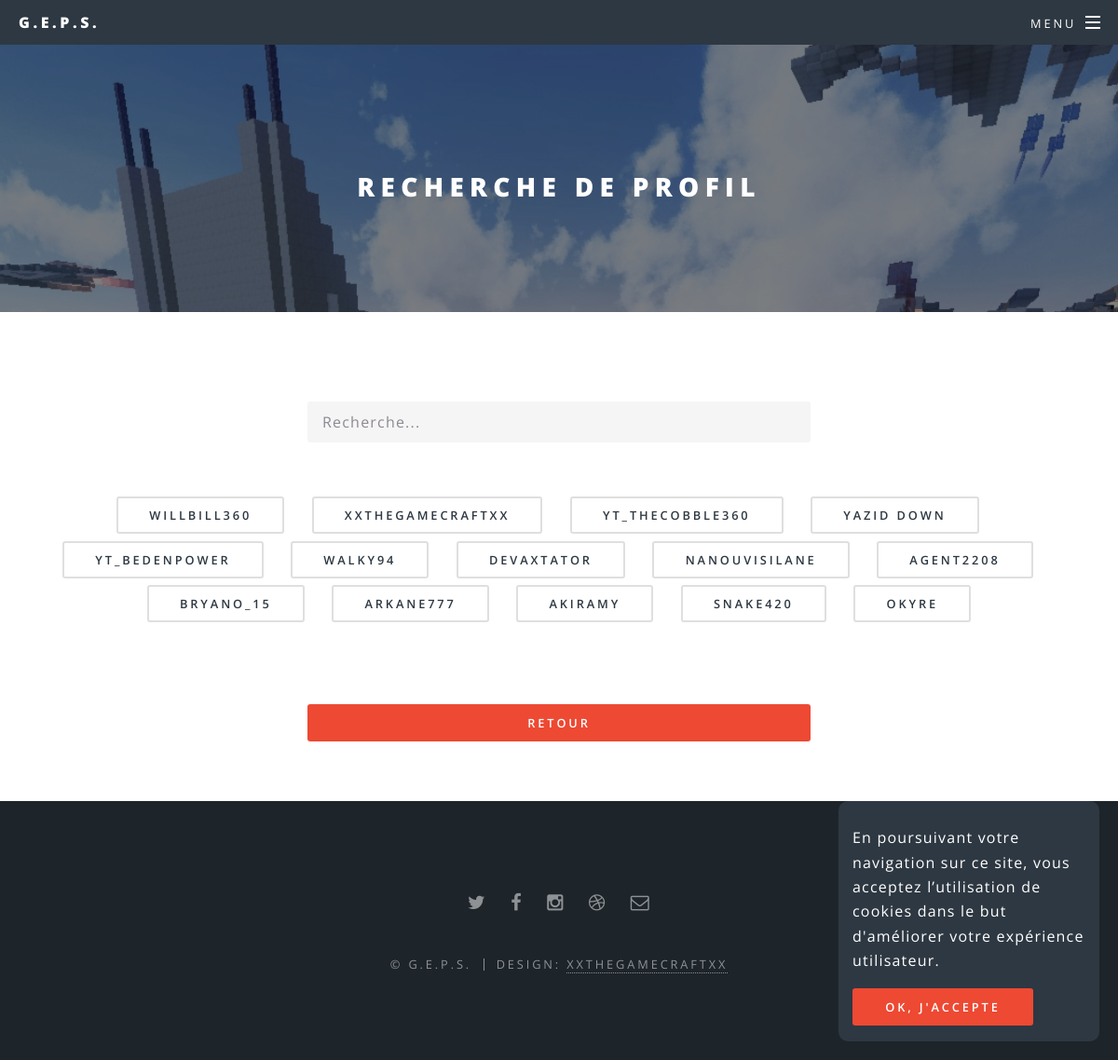
Screenshot of /profil-browser.php (signed in) with the database file from the repository.
### tables this page shows
CREATE TABLE IF NOT EXISTS `membres` (
  `id` int(11) NOT NULL AUTO_INCREMENT,
  `pseudo` varchar(255) NOT NULL,
  `mail` varchar(255) NOT NULL,
  `motdepasse` text NOT NULL,
  `ip` varchar(255) NOT NULL,
  `nom` varchar(255) NOT NULL,
  `prenom` varchar(255) NOT NULL,
  `age` int(11) NOT NULL,
  `sexe` varchar(255) NOT NULL,
  `pays` varchar(255) NOT NULL,
  `insc_date` varchar(255) NOT NULL,
  `grade` int(11) NOT NULL,
  `asTS` varchar(255) NOT NULL,
  `monthLeft` varchar(255) NOT NULL,
  PRIMARY KEY (`id`)
);

### config.php (called while the page is built, shortened)
<?php
if(isset($_COOKIE['accept_cookie'])) {
   $showcookie = false;
} else {
   $showcookie = true;
}
require_once('footer.php');
?>

### profil-browser.php (the view, shortened to what this page needs)
<!DOCTYPE HTML>
<?php
include_once('config.php');
if($isLocal == true) {
	$bdd = new PDO('mysql:host=127.0.0.1;dbname=espace_membre', 'root', '');
} else {
	$bdd = new PDO('mysql:host=mysql.hostinger.fr;dbname=u924407628_mbre', 'u924407628_geps', '0Otfk4rNnz');
}
$pseudo = $bdd->query('SELECT pseudo, id FROM membres ORDER BY id ASC');
?>
<?php
	if(isset($_SESSION['grade']) AND $_SESSION['grade'] == 1) {
?>
<html>
	<head>
		<link rel="stylesheet" href="assets/css/main.css" />
	</head>
	<body>
			<div id="page-wrapper">
					<header id="header">
						<h1><a href="index">G.E.P.S.</a></h1>
						<nav id="nav">
							<ul>
								<li class="special">
									<a href="#menu" class="menuToggle"><span>Menu</span></a>
								</li>
							</ul>
						</nav>
					</header>
					<article id="main">
						<header>
							<h2>Recherche de profil</h2>
						</header>
						<section class="wrapper style5">
							<div align="center" class="inner">
								<form method="GET">
									<div class="6u$ 12u$(xsmall)" style="float:none;">
								   		<input type="text" name="q" placeholder="Recherche..." value="<?php if(isset($q)){echo $q;} ?>"/><br/>
								   	</div>
								</form>
								<?php if($pseudo->rowCount() > 0) { ?>
								<div class="12u$">
								   <ul class="actions">
								   <?php while($a = $pseudo->fetch()) { ?>
								      <li><a class="button" href="profil-viewer?id=<?php echo $a['id']; ?>"><?= $a['pseudo'] ?></a></li>
								   <?php } ?>
								   </ul>
								</div>
								<?php } else { ?>
									Aucun résultat pour: <?= $q ?>...
								<?php } ?>
								<div style="margin-top:80px;" class="6u 12u$(medium)">
									<ul style="margin-bottom:0px;" class="actions fit">
										<li><a href="profil?id=<?= $_SESSION['id'] ?>" class="button fit special">Retour</a></li>
									</ul>
								</div>
							</div>
						</section>
					</article>
					<footer id="footer">
						<ul class="icons">
							<li><a href="#" class="icon fa-twitter"><span class="label">Twitter</span></a></li>
							<li><a href="#" class="icon fa-facebook"><span class="label">Facebook</span></a></li>
							<li><a href="#" class="icon fa-instagram"><span class="label">Instagram</span></a></li>
							<li><a href="#" class="icon fa-dribbble"><span class="label">Dribbble</span></a></li>
							<li><a href="#" class="icon fa-envelope-o"><span class="label">Email</span></a></li>
						</ul>
						<ul class="copyright">
							<li>&copy; G.E.P.S.</li><li>Design: <a href="http://xxthegamecraft.xyz">XxTheGamecraftxX</a></li>
						</ul>
					</footer>
			</div>
	</body>
</html>
<?php
	} else {
		header("Location: connexion");
	}
?>

### footer.php
<?php if($showcookie) { ?>
<div class="notification-box">
	<div id="cookie_box" class="item cookie-alert">
		<p>En poursuivant votre navigation sur ce site, vous acceptez l’utilisation de cookies dans le but d'améliorer votre expérience utilisateur.</p><a class="button special" href="accept_cookie.php">OK, J'accepte</a>
	</div>
</div>
<?php } ?>

### rows the page displays
membres: pseudo "WILLBILL360"
membres: pseudo "XXTHEGAMECRAFTXX"
membres: pseudo "YT_THECOBBLE360"
membres: pseudo "YAZID DOWN"
membres: pseudo "YT_BEDENPOWER"
membres: pseudo "WALKY94"
membres: pseudo "DEVAXTATOR"
membres: pseudo "NANOUVISILANE"
membres: pseudo "AGENT2208"
membres: pseudo "BRYANO_15"
membres: pseudo "ARKANE777"
membres: pseudo "AKIRAMY"
membres: pseudo "SNAKE420"
membres: pseudo "OKYRE"
